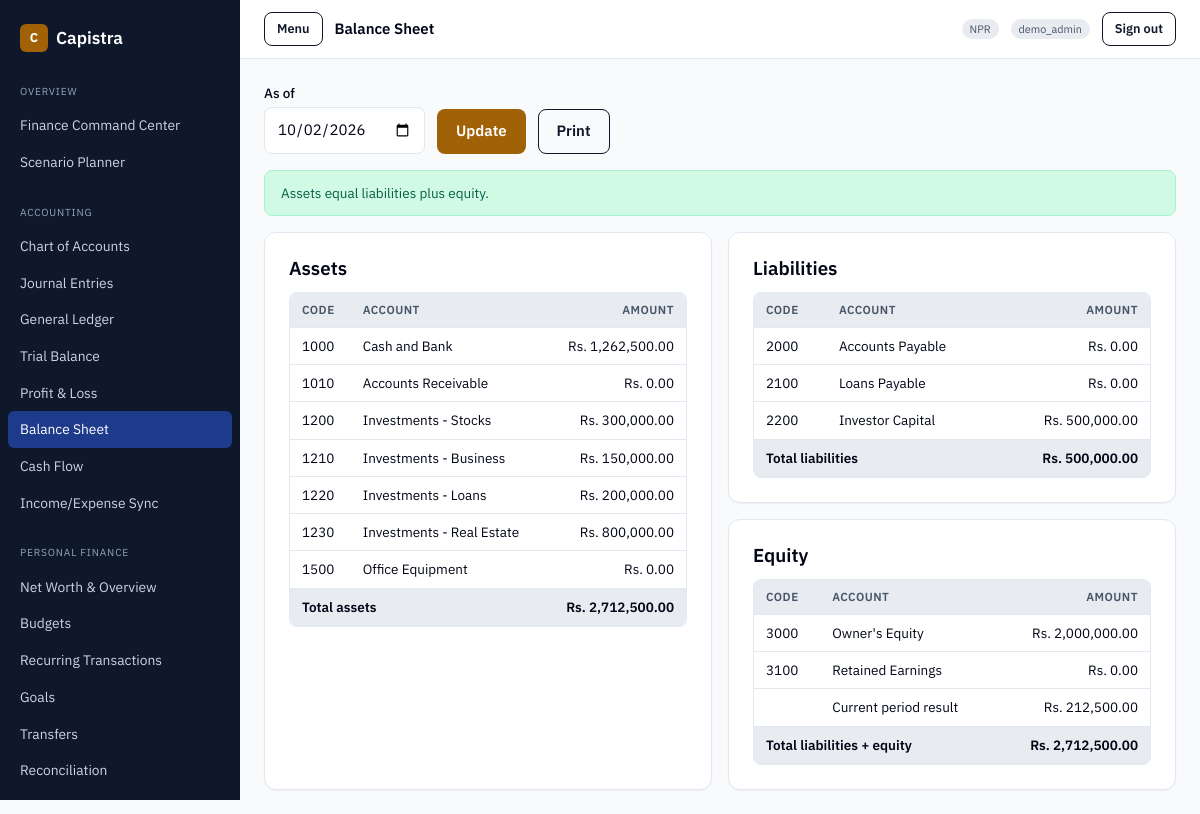
The app's page /accounting/balance-sheet.php (signed in) with its own data.
### tables this page shows
CREATE TABLE `accounts` (
  `id` int(11) NOT NULL AUTO_INCREMENT,
  `code` varchar(20) NOT NULL,
  `name` varchar(150) NOT NULL,
  `type` enum('asset','liability','equity','income','expense') NOT NULL,
  `subtype` varchar(60) DEFAULT NULL COMMENT 'e.g. current_asset, cash, revenue',
  `parent_id` int(11) DEFAULT NULL,
  `opening_balance` decimal(18,2) NOT NULL DEFAULT 0,
  `opening_balance_type` enum('debit','credit') NOT NULL DEFAULT 'debit',
  `is_cash_account` tinyint(1) NOT NULL DEFAULT 0,
  `is_active` tinyint(1) NOT NULL DEFAULT 1,
  `description` varchar(255) DEFAULT NULL,
  `created_at` timestamp NOT NULL DEFAULT current_timestamp(),
  PRIMARY KEY (`id`),
  UNIQUE KEY `uq_accounts_code` (`code`),
  KEY `idx_accounts_type` (`type`),
  KEY `idx_accounts_parent` (`parent_id`),
  CONSTRAINT `fk_accounts_parent` FOREIGN KEY (`parent_id`)
    REFERENCES `accounts` (`id`) ON DELETE SET NULL
);

### accounting/balance-sheet.php (the view, shortened to what the rows shown need)
<?php
require_once __DIR__ . '/lib/auth.php';
require_once __DIR__ . '/lib/layout.php';
$pdo = capistra_pdo();
$asOf = (string) ($_GET['as_of'] ?? date('Y-m-d'));
$bs = ledger_balance_sheet($pdo, $asOf);
capistra_layout_header('Balance Sheet', 'balance-sheet.php');
?>
<div class="grid grid--2">
  <div class="card">
    <h2>Assets</h2>
    <div class="table-wrap">
      <table class="data">
        <thead><tr><th scope="col">Code</th><th scope="col">Account</th><th scope="col" class="num">Amount</th></tr></thead>
        <tbody>
        <?php foreach ($bs['assets'] as $r): ?>
          <tr><td><?= e($r['code']) ?></td><td><?= e($r['name']) ?></td><td class="num"><?= capistra_amount((float) $r['balance'], false) ?></td></tr>
        <?php endforeach; ?>
        </tbody>
      </table>
    </div>
  </div>
  <div>
    <div class="card">
      <h2>Liabilities</h2>
      <div class="table-wrap">
        <table class="data">
          <thead><tr><th scope="col">Code</th><th scope="col">Account</th><th scope="col" class="num">Amount</th></tr></thead>
          <tbody>
          <?php if ($bs['liabilities'] === []): ?>
            <tr><td colspan="3" class="empty-state">No liabilities.</td></tr>
          <?php else: foreach ($bs['liabilities'] as $r): ?>
            <tr><td><?= e($r['code']) ?></td><td><?= e($r['name']) ?></td><td class="num"><?= e(capistra_currency((float) $r['amount'])) ?></td></tr>
          <?php endforeach; endif; ?>
          </tbody>
        </table>
      </div>
    </div>
    <div class="card" style="margin-top:var(--space-xl)">
      <h2>Equity</h2>
      <div class="table-wrap">
        <table class="data">
          <thead><tr><th scope="col">Code</th><th scope="col">Account</th><th scope="col" class="num">Amount</th></tr></thead>
          <tbody>
          <?php foreach ($bs['equity'] as $r): ?>
            <tr><td><?= e($r['code']) ?></td><td><?= e($r['name']) ?></td><td class="num"><?= capistra_amount((float) $r['amount'], false) ?></td></tr>
          <?php endforeach; ?>
          </tbody>
        </table>
      </div>
    </div>
  </div>
</div>
<?php capistra_layout_footer(); ?>

### accounting/lib/layout.php (shortened to what the rows shown need)
<?php
if (!function_exists('capistra_url')) {
    function capistra_url(string $path = ''): string
    {
        $base = defined('APP_URL') ? rtrim((string) APP_URL, '/') : '';
        return $base . '/' . ltrim($path, '/');
    }
}
if (!function_exists('capistra_layout_header')) {
    function capistra_layout_header(string $title, string $active, string $base = '..'): void
    {
        ?><!DOCTYPE html>
<html lang="en">
<head>
<title><?= e($title) ?> &middot; <?= e((string) capistra_setting('display_name', APP_NAME)) ?></title>
<link rel="stylesheet" href="<?= e(capistra_url('assets/css/capistra.css')) ?>">
</head>
<body>
<div class="app-shell">
  <div class="main">
    <main class="content" id="main-content">
<?php
    }
}
if (!function_exists('capistra_layout_footer')) {
    function capistra_layout_footer(): void
    {
        ?>
    </main>
  </div>
</div>
</body>
</html><?php
    }
}
if (!function_exists('capistra_amount')) {
    function capistra_amount(float $value, bool $colour = true): string
    {
        $formatted = capistra_currency(abs($value));
        return '<span class="amount ' . ($colour ? 'amount--pos' : '') . '">' . e($formatted) . '</span>';
    }
}

### records on screen
accounts: code "1000", name "Cash and Bank", formatted "Rs. 1,262,500.00"
accounts: code "1010", name "Accounts Receivable", formatted "Rs. 0.00"
accounts: code "1200", name "Investments - Stocks", formatted "Rs. 300,000.00"
accounts: code "1210", name "Investments - Business", formatted "Rs. 150,000.00"
accounts: code "1220", name "Investments - Loans", formatted "Rs. 200,000.00"
accounts: code "1230", name "Investments - Real Estate", formatted "Rs. 800,000.00"
accounts: code "1500", name "Office Equipment", formatted "Rs. 0.00"
accounts: code "2000", name "Accounts Payable", amount "Rs. 0.00"
accounts: code "2100", name "Loans Payable", amount "Rs. 0.00"
accounts: code "2200", name "Investor Capital", amount "Rs. 500,000.00"
accounts: code "3000", name "Owner's Equity", formatted "Rs. 2,000,000.00"
accounts: code "3100", name "Retained Earnings", formatted "Rs. 0.00"

### other values on screen
capistra_setting('display_name', APP_NAME) "Capistra"
$group "OVERVIEW"
$label "Finance Command Center"
$label "Scenario Planner"
$group "ACCOUNTING"
$label "Chart of Accounts"
$label "Journal Entries"
$label "General Ledger"
$label "Trial Balance"
$label "Profit & Loss"
$label "Balance Sheet"
$label "Cash Flow"
$label "Income/Expense Sync"
$group "PERSONAL FINANCE"
$label "Net Worth & Overview"
